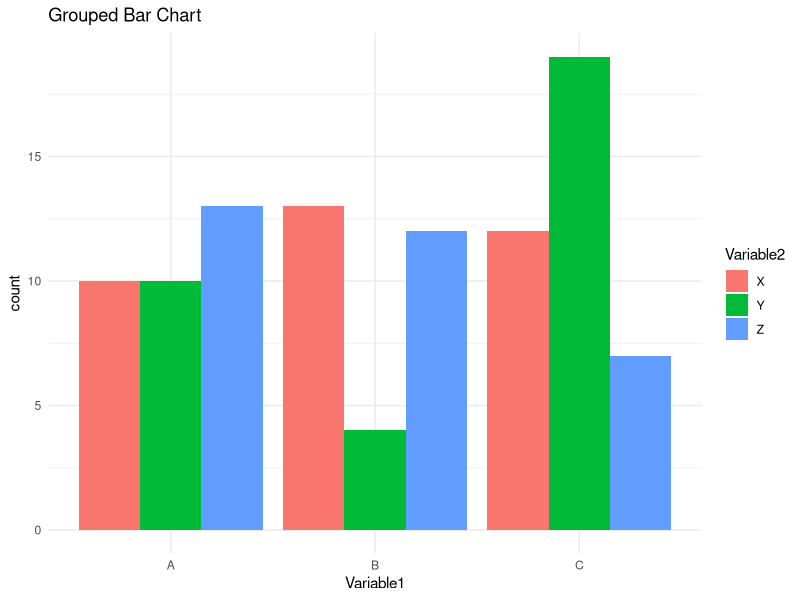
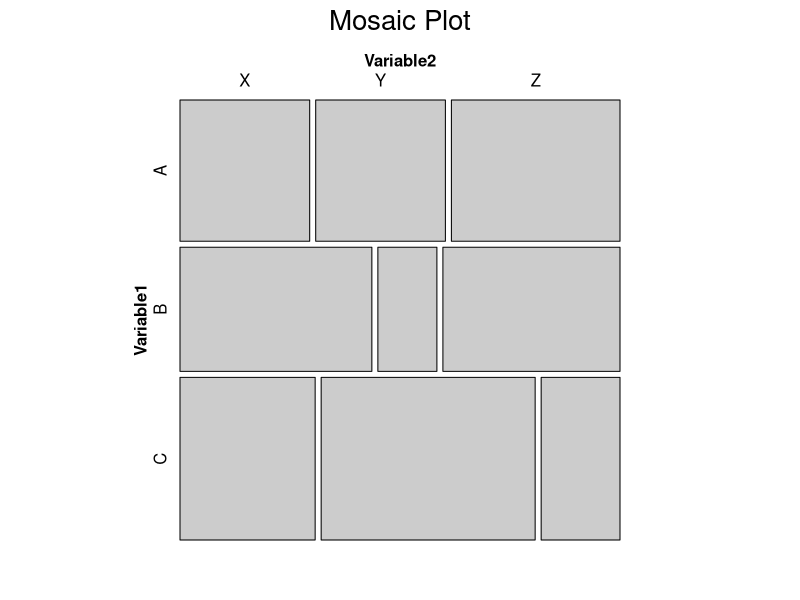

Reproduce these figures in R, in order.
## ---- chunk 1
# 使用的示例数据
a = as.character(sample(c("A", "B", "C"), 100, replace = TRUE))
b = as.character(sample(c("X", "Y", "Z"), 100, replace = TRUE))

data <- data.frame(
  Variable1 = as.factor(a),
  Variable2 = as.factor(b)
)

# 使用ggplot2包
library(ggplot2)

# 1. 分组柱状图
ggplot(data, aes(x = Variable1, fill = Variable2)) +
  geom_bar(position = "dodge") +
  theme_minimal() +
  labs(title = "Grouped Bar Chart")

# 2. 马赛克图
# 使用vcd包
library(vcd)
mosaic(~ Variable1 + Variable2, data = data, main="Mosaic Plot")

